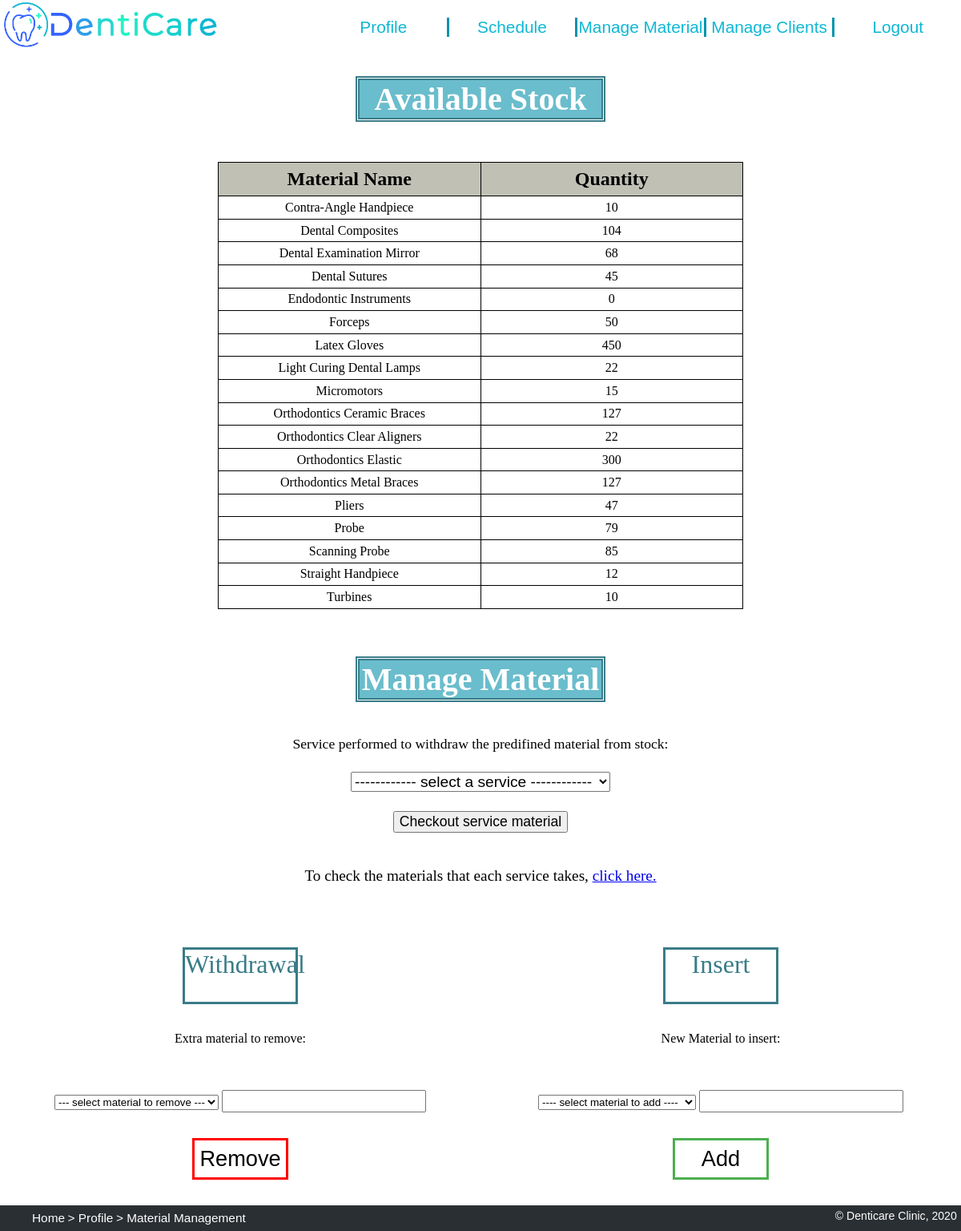
Page /manage_material.php on the committed database.
### tables this page shows
CREATE TABLE material (
    name text PRIMARY KEY,
    quantity_in_stock integer NOT NULL CHECK(quantity_in_stock >= 0)
);

### database/material.php (called while the page is built, shortened)
<?php
    function getAllMaterial() {
        global $dbh;
        $stmt = $dbh->prepare('SELECT * FROM material ORDER BY name');
        $stmt->execute();
        return $stmt->fetchAll();
    }
?>

### manage_material.php (the view, shortened to what this page needs)
<?php
    require_once('database/init.php');
    require_once('database/material.php');
    $material = getAllMaterial();
?>
    <h1 id="stock"> Available Stock </h1>
    <table>
        <tr>
            <th scope="col"> Material Name </th>
            <th scope="col"> Quantity </th>
        </tr>
        <?php
            foreach ($material as $row) { ?>
                <tr>
                    <td> <?php echo $row['name'] ?></td>
                    <td> <?php echo $row['quantity_in_stock'] ?> </td>
                </tr>
            <?php } ?>
    </table>
    <h1 id="manage_title"> Manage Material </h1>
    <form action="/action_manage_material.php" id="service_applied" method="post">
        <label> Service performed to withdraw the predifined material from stock: </label><br>
        <select name="service" id="service_mat" value="Services">
            <option hidden disabled selected value>------------ select a service ------------ </option>
        </select>
        <input type="submit" value="Checkout service material">
    </form>
    <p id='mat_per_serv'>To check the materials that each service takes, <a href="material_per_service.php"> click here.</a> </p>
    <?php if (isset($_SESSION['mat_error'])) ?> <p id="err"> <?php { echo $_SESSION['mat_error']; UNSET($_SESSION['mat_error']); } ?>
    <div id="management">
        <h2>Withdrawal</h2>
        <h2>Insert</h2>
        <form action="/action_manage_material.php" id="remove_from_stock" method="post">
            <p>Extra material to remove:</p>
            <select name="material_rem" id="xtra_mat">
                <option hidden disabled selected value> --- select material to remove --- </option>
            </select>
            <input type="number" name="qtty_rem" id="qty_remove" min="0">
        </form>
        <button type="submit" value="Remove" id="remove_mat" form="remove_from_stock">Remove</button>
        <form action="/action_manage_material.php" id="add_to_stock" method="post">
            <p>New Material to insert:</p>
            <select name="add_material" id="add_material">
                <option hidden disabled selected value> ---- select material to add ---- </option>
            </select>
            <input type="number" name="qtty_add" id="qty_add" min="0">
        </form>
        <button type="submit" value="Add" id="add_mat" form="add_to_stock">Add</button>
    </div>
    <?php require_once('templates/footer_tpl.php'); ?>

### css/style.css (style rules this page uses)
html { background: url(https://media.istockphoto.com/vectors/abstract-white-gray-background-with-clean-smooth-soft-wave-vector-vector-id915242162?k=6&m=915242162&s=170667a&w=0&h=4WM4DJV-ZH4vGMzR6MZ9FEHTHWEkW3EGcwXswC1MwlI=) no-repeat center center fixed; -webkit-background-size: cover; -moz-background-size: cover; -o-background-size: cover; background-size: cover; scroll-behavior: smooth; }
body>header { background-color: rgb(255, 255, 255); color: rgb(14, 183, 212); }
body>header img:first-child { height: 4em; }
body>header ul { height: auto; margin: 0; padding: 0; }
body>header li { background-color: white; text-align: center; list-style-type: none; font-family: Arial, Helvetica, sans-serif; font-size: 130%; border-right: 3px solid rgb(3, 148, 173); }
body>header li:last-child { border-right: 0px solid white; }
body>header a { color: rgb(14, 183, 212); text-decoration: none; }
#contacts p, li { font-family: Arial, Helvetica, sans-serif; text-align: center; }
footer p, ul { padding-bottom: 1%; }

### css/layout.css (style rules this page uses)
body { width: 100%; margin: 0; padding: 0; display: grid; grid-template-rows: [start] auto [first] auto [services] 10fr [end]; }
body>header { grid-row: start/first; }
body>header { display: grid; grid-template-columns: [logo] 1fr [menu] 2fr [end]; grid-template-rows: auto auto; }
header>nav { align-self: center; }
body>header img:first-child { grid-column: logo/menu; grid-row: 1; justify-self: left; }
body>header nav { grid-column: menu/end; grid-row: 1; }
body>header ul { display: flex; flex-direction: row; justify-content: center; }
body>header li { flex: 1; }

### css/profilePage.css (style rules this page uses)
#scheduleTable th, td { font-size: 1em; border: 1px solid black; padding-top: 0.5em; padding-bottom: 0.3em; width: 20em; text-align: center; text-transform: capitalize; color: black; text-decoration: none; }

### css/priceTable.css (style rules this page uses)
table { margin: 2em 17em; border-collapse: collapse; }
table tr:first-of-type { background-color: #c0c0b5; }
table th { font-size: 150%; border: 1px solid black; padding: 0.3em 0; }
table td { text-align: center; border: 1px solid black; padding: 0.3em 0; text-transform: capitalize; background-color: white; }

### css/material.css (style rules this page uses)
#stock, #manage_title { font-size: 250%; margin-left: 37%; margin-right: 37%; margin-bottom: 1.5%; text-align: center; background: rgba(96, 185, 201, 0.932); background-clip: content-box; color: white; border: 5px double rgb(57, 124, 136); }
#service_applied { display:flex; justify-content: center; flex-wrap: wrap; }
#service_applied > label { padding:2% 30%; font-size: 110%; }
#service_applied > select { margin:0 30%; font-size: 120%; }
#service_applied > input { margin:2% 30%; font-size: 110%; }
#mat_per_serv { text-align: center; font-size: 120%; }
#management { display:grid; grid-template-columns:1fr 1fr; grid-template-rows: 1fr 1fr 1fr; }
#management > h2 { grid-row:1; font-size: 200%; font-weight: normal; padding: 0; margin-left: 38%; margin-right: 38%; text-align: center; background: rgba(255, 255, 255, 0); background-clip: content-box; color: rgb(57, 124, 136); border: 3px solid rgb(57, 124, 136); }
#remove_from_stock, #add_to_stock { place-self: center; grid-row:2; }
#remove_from_stock { grid-column : 1; }
#add_to_stock { grid-column : 2; }
#remove_from_stock>p, #add_to_stock>p { text-align: center; }
#remove_mat, #add_mat { border: none; width: 20%; height:45%; color: white; text-align: center; text-decoration: none; font-size: 170%; place-self: center; cursor: pointer; transition-duration: 0.4s; grid-row:3; }
#add_mat { background-color: white; color: black; border: 3px solid #4CAF50; grid-column : 2; }
#remove_mat { background-color: white; color: black; border: 3px solid red; grid-column : 1; }

### css/mat_per_service.css (style rules this page uses)
h2, h3 { text-align: center; text-transform: capitalize; }

### css/managePeople.css (style rules this page uses)
h2 { font-size: 200%; font-weight: normal; padding: 0; margin-left: 40%; margin-right: 40%; margin-bottom: 3%; text-align: center; background: rgba(255, 255, 255, 0); background-clip: content-box; color: rgb(57, 124, 136); border: 3px solid rgb(57, 124, 136); }
#hire label, input, #add_client label { font-size: 120%; margin-top: 2em; }
#err { font-size: 1em; margin-left: 2.2em; color: red; }

### rows in the picture
material: name "Contra-Angle Handpiece", quantity_in_stock "10"
material: name "Dental Composites", quantity_in_stock "104"
material: name "Dental Examination Mirror", quantity_in_stock "68"
material: name "Dental Sutures", quantity_in_stock "45"
material: name "Endodontic Instruments", quantity_in_stock "0"
material: name "Forceps", quantity_in_stock "50"
material: name "Latex Gloves", quantity_in_stock "450"
material: name "Light Curing Dental Lamps", quantity_in_stock "22"
material: name "Micromotors", quantity_in_stock "15"
material: name "Orthodontics Ceramic Braces", quantity_in_stock "127"
material: name "Orthodontics Clear Aligners", quantity_in_stock "22"
material: name "Orthodontics Elastic", quantity_in_stock "300"
material: name "Orthodontics Metal Braces", quantity_in_stock "127"
material: name "Pliers", quantity_in_stock "47"
material: name "Probe", quantity_in_stock "79"
material: name "Scanning Probe", quantity_in_stock "85"
material: name "Straight Handpiece", quantity_in_stock "12"
material: name "Turbines", quantity_in_stock "10"
